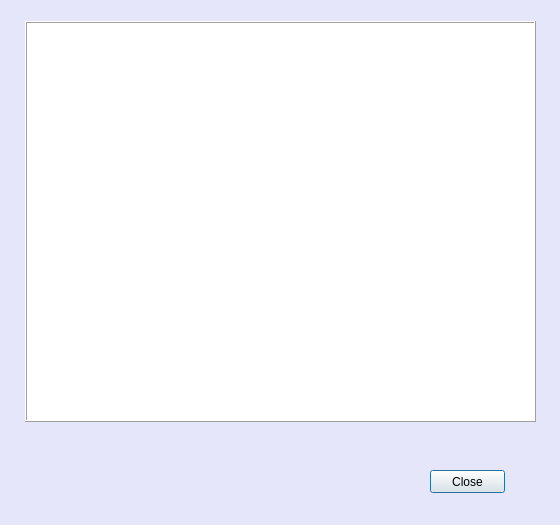
<?xml version="1.0" encoding="UTF-8"?>
<ui version="4.0">
 <class>Info</class>
 <widget class="QDialog" name="Info">
  <property name="geometry">
   <rect>
    <x>0</x>
    <y>0</y>
    <width>560</width>
    <height>525</height>
   </rect>
  </property>
  <property name="sizePolicy">
   <sizepolicy hsizetype="Fixed" vsizetype="Fixed">
    <horstretch>0</horstretch>
    <verstretch>0</verstretch>
   </sizepolicy>
  </property>
  <property name="palette">
   <palette>
    <active>
     <colorrole role="Base">
      <brush brushstyle="SolidPattern">
       <color alpha="255">
        <red>255</red>
        <green>255</green>
        <blue>255</blue>
       </color>
      </brush>
     </colorrole>
     <colorrole role="Window">
      <brush brushstyle="SolidPattern">
       <color alpha="255">
        <red>230</red>
        <green>230</green>
        <blue>250</blue>
       </color>
      </brush>
     </colorrole>
    </active>
    <inactive>
     <colorrole role="Base">
      <brush brushstyle="SolidPattern">
       <color alpha="255">
        <red>255</red>
        <green>255</green>
        <blue>255</blue>
       </color>
      </brush>
     </colorrole>
     <colorrole role="Window">
      <brush brushstyle="SolidPattern">
       <color alpha="255">
        <red>230</red>
        <green>230</green>
        <blue>250</blue>
       </color>
      </brush>
     </colorrole>
    </inactive>
    <disabled>
     <colorrole role="Base">
      <brush brushstyle="SolidPattern">
       <color alpha="255">
        <red>230</red>
        <green>230</green>
        <blue>250</blue>
       </color>
      </brush>
     </colorrole>
     <colorrole role="Window">
      <brush brushstyle="SolidPattern">
       <color alpha="255">
        <red>230</red>
        <green>230</green>
        <blue>250</blue>
       </color>
      </brush>
     </colorrole>
    </disabled>
   </palette>
  </property>
  <property name="font">
   <font>
    <family>Arial</family>
   </font>
  </property>
  <property name="windowTitle">
   <string>Info</string>
  </property>
  <widget class="QTextBrowser" name="infoTextBrowser">
   <property name="geometry">
    <rect>
     <x>25</x>
     <y>21</y>
     <width>511</width>
     <height>401</height>
    </rect>
   </property>
   <property name="font">
    <font>
     <pointsize>12</pointsize>
    </font>
   </property>
   <property name="cursor" stdset="0">
    <cursorShape>IBeamCursor</cursorShape>
   </property>
   <property name="frameShape">
    <enum>QFrame::Box</enum>
   </property>
   <property name="frameShadow">
    <enum>QFrame::Raised</enum>
   </property>
  </widget>
  <widget class="QPushButton" name="closePushButton">
   <property name="geometry">
    <rect>
     <x>430</x>
     <y>470</y>
     <width>75</width>
     <height>23</height>
    </rect>
   </property>
   <property name="palette">
    <palette>
     <active>
      <colorrole role="Base">
       <brush brushstyle="SolidPattern">
        <color alpha="255">
         <red>255</red>
         <green>255</green>
         <blue>255</blue>
        </color>
       </brush>
      </colorrole>
      <colorrole role="Window">
       <brush brushstyle="SolidPattern">
        <color alpha="255">
         <red>240</red>
         <green>248</green>
         <blue>255</blue>
        </color>
       </brush>
      </colorrole>
     </active>
     <inactive>
      <colorrole role="Base">
       <brush brushstyle="SolidPattern">
        <color alpha="255">
         <red>255</red>
         <green>255</green>
         <blue>255</blue>
        </color>
       </brush>
      </colorrole>
      <colorrole role="Window">
       <brush brushstyle="SolidPattern">
        <color alpha="255">
         <red>240</red>
         <green>248</green>
         <blue>255</blue>
        </color>
       </brush>
      </colorrole>
     </inactive>
     <disabled>
      <colorrole role="Base">
       <brush brushstyle="SolidPattern">
        <color alpha="255">
         <red>240</red>
         <green>248</green>
         <blue>255</blue>
        </color>
       </brush>
      </colorrole>
      <colorrole role="Window">
       <brush brushstyle="SolidPattern">
        <color alpha="255">
         <red>240</red>
         <green>248</green>
         <blue>255</blue>
        </color>
       </brush>
      </colorrole>
     </disabled>
    </palette>
   </property>
   <property name="cursor">
    <cursorShape>PointingHandCursor</cursorShape>
   </property>
   <property name="text">
    <string>Close</string>
   </property>
  </widget>
 </widget>
 <resources/>
 <connections/>
</ui>
